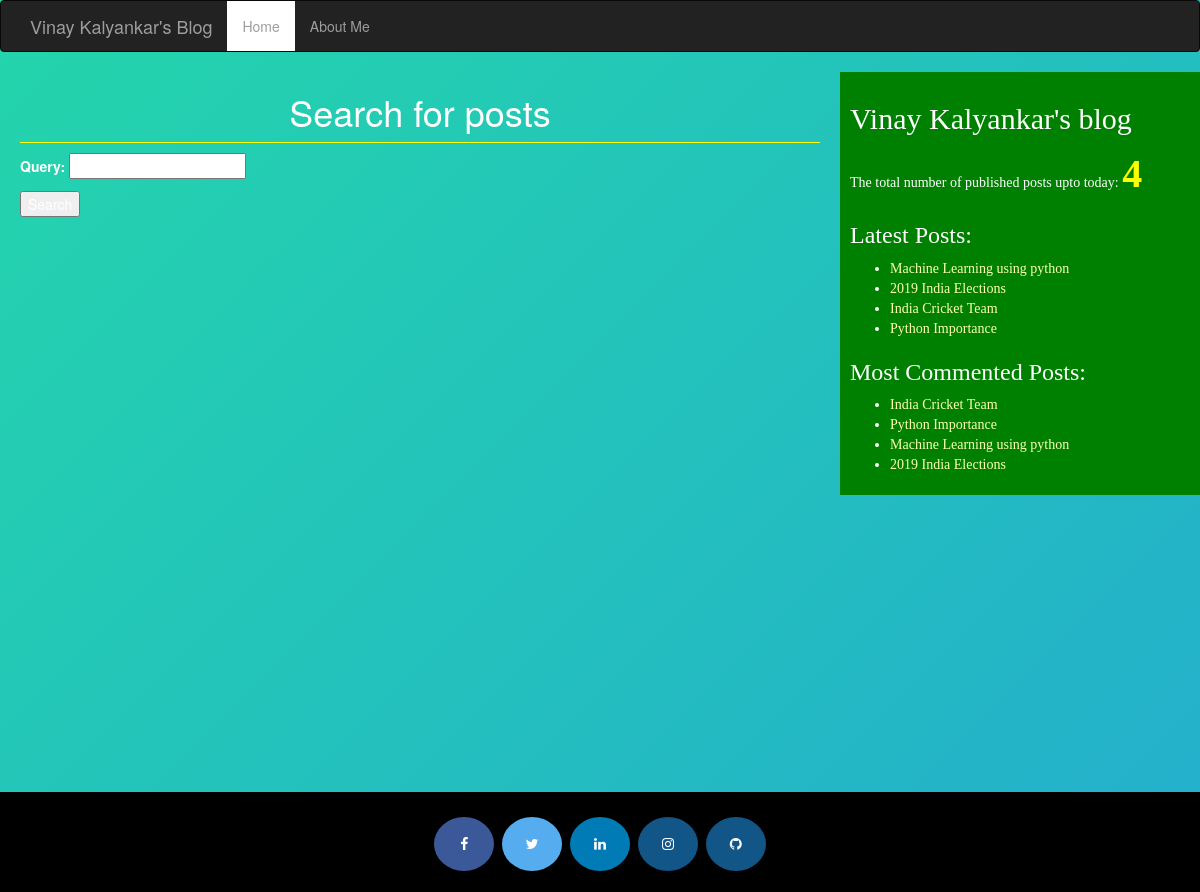
The app's page /search/ with its own data.
### blog/models.py (models this page shows, shortened)
class Post(models.Model):
    class Status(models.TextChoices):
        DRAFT = 'DF', 'Draft'
        PUBLISHED = 'PB', 'Published'
    title = models.CharField(max_length=250)
    slug = models.SlugField(max_length=250,
                            unique_for_date='publish')
    author = models.ForeignKey(User,
                               on_delete=models.CASCADE,
                               related_name='blog_posts')
    body = models.TextField()
    publish = models.DateTimeField(default=timezone.now)
    created = models.DateTimeField(auto_now_add=True)
    updated = models.DateTimeField(auto_now=True)
    status = models.CharField(max_length=2,
                              choices=Status.choices,
                              default=Status.DRAFT)
    objects = models.Manager() # The default manager.
    published = PublishedManager() # Our custom manager.
    tags = TaggableManager()
    class Meta:
        ordering = ['-publish']
        indexes = [
            models.Index(fields=['-publish']),
        ]
    def get_absolute_url(self):
        return reverse('blog:post_detail',
                       args=[self.publish.year,
                             self.publish.month,
                             self.publish.day,
                             self.slug])

### blog/views.py (the view, shortened to what this page needs)
# urls.py: path('search/', views.post_search, name='post_search'),
def post_search(request):
    form = SearchForm()
    query = None
    results = []
    return render(request,
                  'blog/post/search.html',
                  {'form': form,
                   'query': query,
                   'results': results})

### blog/forms.py
class SearchForm(forms.Form):
    query = forms.CharField()

### blog/models.py (called while the page is built)
    def get_queryset(self):
        return super().get_queryset()\
                      .filter(status=Post.Status.PUBLISHED)

### blog/templatetags/blog_tags.py (called while the page is built)
@register.simple_tag
def total_posts():
    return Post.published.count()

@register.inclusion_tag('blog/post/latest_posts.html')
def show_latest_posts(count=5):
    latest_posts = Post.published.order_by('-publish')[:count]
    return {'latest_posts': latest_posts}

@register.simple_tag
def get_most_commented_posts(count=5):
    return Post.published.annotate(
               total_comments=Count('comments')
           ).order_by('-total_comments')[:count]

### templates/blog/post/search.html (shortened to what this page needs)
{% extends "blog/base.html" %}
{% load blog_tags %}
{% block content %}
  {% if query %}
    <h1>Posts containing "{{ query }}"</h1>
    <h3>
      {% with results.count as total_results %}
        Found {{ total_results }} result{{ total_results|pluralize }}
      {% endwith %}
    </h3>
    {% for post in results %}
      <h4>
        <a href="{{ post.get_absolute_url }}">
          {{ post.title }}
        </a>
      </h4>
      {{ post.body|markdown|truncatewords_html:12 }}
    {% empty %}
      <p>There are no results for your query.</p>
    {% endfor %}
    <p><a href="{% url "blog:post_search" %}">Search again</a></p>
  {% else %}
    <h1>Search for posts</h1>
    <form method="get">
      {{ form.as_p }}
      <input type="submit" value="Search">
    </form>
  {% endif %}
{% endblock %}

### templates/blog/base.html (shortened to what this page needs)
<!DOCTYPE html>
{%load blog_tags%}
{%load static%}
<html lang="en" dir="ltr">
  <head>
    <link rel="stylesheet" href="https://maxcdn.bootstrapcdn.com/bootstrap/3.3.7/css/bootstrap.min.css">
    <link rel="stylesheet" href="{% static "css/blog.css" %}">
    <link rel="stylesheet" href="https://cdnjs.cloudflare.com/ajax/libs/font-awesome/4.7.0/css/font-awesome.min.css">
  </head>
    <body>
      <section>
      <nav class="navbar navbar-default navbar-inverse">
        <div class="container">
          <div class="navbar-header">
            <a class="navbar-brand" href="/">Vinay Kalyankar's Blog</a>
          </div>
          <ul class="nav navbar-nav">
            <li> <a href="/" class="current">Home</a> </li>
            <li> <a href="/AboutMe" >About Me</a> </li>
          </ul>
        </div>
      </nav>
      <section>
        <div class="content" >
              {%block content%}{%endblock%}
        </div>
  <div class="sidebar">
    <h2>Vinay Kalyankar's blog</h2>
    <p>The total number of published posts upto today: <span id='pcount'>{%total_posts%}</span>  </p>
    <h3>Latest Posts: </h3>{%show_latest_posts %}
    <h3>Most Commented Posts: </h3>
    {%get_most_commented_posts as most_commented_posts%}
    <ul>
      {%for post in most_commented_posts%}
        <li><a href="{{post.get_absolute_url}}">{{post.title}}</a></li>
      {%endfor%}
    </ul>
  </div>
  <br />
</section>
  <footer id="footer" align="center">
    <a href="https://www.facebook.com/kalyankarvinay" class="fa fa-facebook" target="_blank"></a>
    <a href="https://twitter.com/kalyankar_vinay" class="fa fa-twitter" target="_blank"></a>
    <a href="#" class="fa fa-linkedin" target="_blank"></a>
    <a href="https://www.instagram.com/kalyankarvinay" class="fa fa-instagram"></a>
    <a href="https://github.com/Vinaykalyankar" class="fa fa-github" target="_blank"></a>
  </footer>
    </body>
  </html>

### templates/blog/post/latest_posts.html
<ul>
  {% for post in latest_posts %}
    <li>
      <a href="{{ post.get_absolute_url }}">{{ post.title }}</a>
    </li>
  {% endfor %}
</ul>

### blog/static/css/blog.css (style rules this page uses)
.content { width: 70%; float: left; padding: 00 20px 0 20px; }
.sidebar { font-family: 'Baloo Thambi', cursive; width: 30%; float: right; padding: 10px; background: green; }
h1 { text-align: center; border-bottom: 1px solid yellow; padding-bottom: 10px; }
body { width: 100wh; height: 90vh; color: #fff; background: linear-gradient(-45deg, #EE7752, #E73C7E, #23A6D5, #23D5AB); background-size: 400% 400%; -webkit-animation: Gradient 5s ease infinite; -moz-animation: Gradient 5s ease infinite; animation: Gradient 5s ease infinite; }
a { color: #ffffb3; }
#pcount { font-size: 40px; color: yellow; font-weight: bold; }
input[type=text] { background-color: #fffff; color: black; }
.nav .current { background: #ffffff; }
section { min-height: 90vh; }
#footer { padding: 20px; background-color: black; position: relative; height: 100px; clear: both; display: block; }
.fa { padding: 20px; font-size: 30px; width: 60px; text-align: center; text-decoration: none; margin: 5px 2px; border-radius: 50%; }
.fa-facebook { background: #3B5998; color: white; }
.fa-twitter { background: #55ACEE; color: white; }
.fa-linkedin { background: #007bb5; color: white; }
.fa-instagram { background: #125688; color: white; }
.fa-github { background: #125688; color: white; }

### records on screen
Post: title "Machine Learning using python"
Post: title "2019 India Elections"
Post: title "India Cricket Team"
Post: title "Python Importance"
